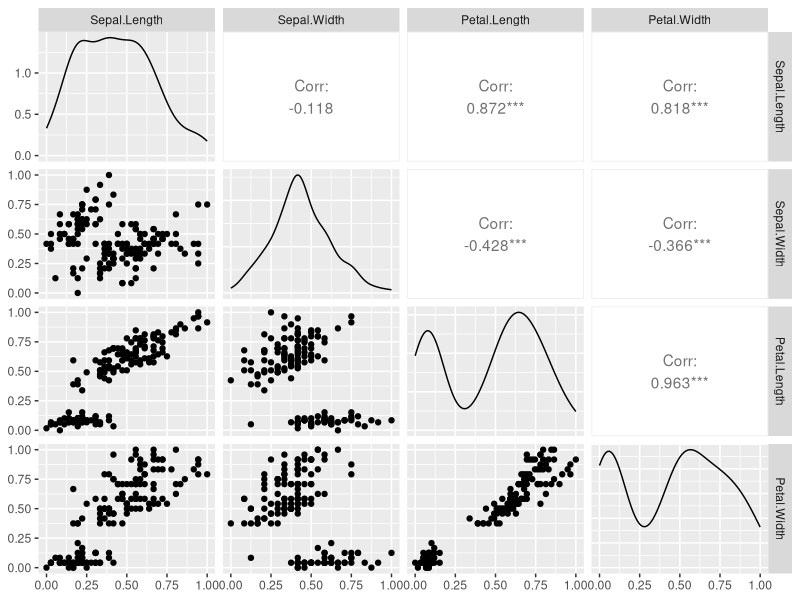
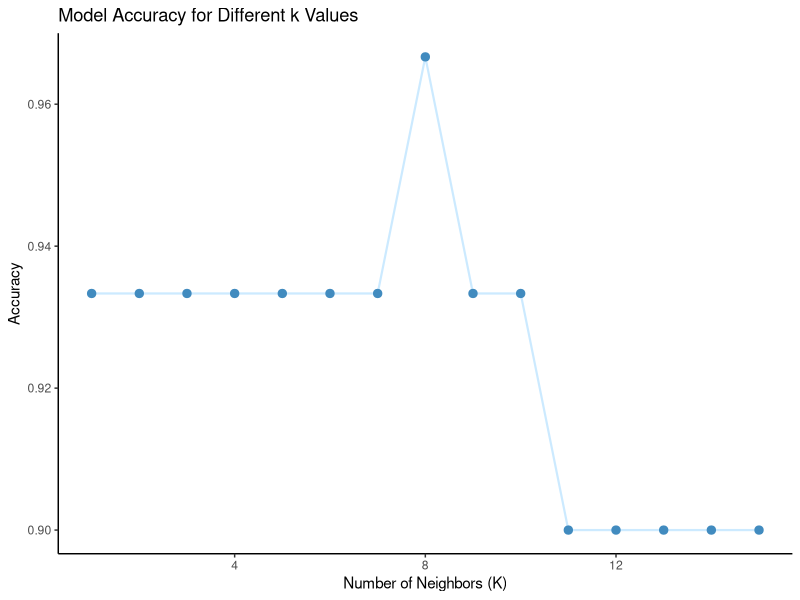

Generate these figures, in order, with R:
### K-Nearest Neighbours in R ###

# examining the dataset

data(iris)
str(iris)
summary(iris)

# making this example reproducible
set.seed(12)

# shuffling rows
random <- runif(nrow(iris))
iris_random <- iris[order(random), ]
head(iris_random)

# a user-defined normalization function
normal <- function(x) {
  return(((x - min(x)) / (max(x) - min(x))))
}

# new shuffled-dataset
iris_new <- as.data.frame(lapply(iris_random[, -5], normal))
summary(iris_new)

# graph (correlation)
install.packages("GGally")
library(GGally)
ggpairs(iris_new)

# using 80% of dataset as training set and 20% as test set (120+30)
train_iris <- iris_new[1:120, ]
test_iris <- iris_new[121:150, ]
train_label <- iris_random[1:120, 5]
test_label <- iris_random[121:150, 5]

# kNN modeling
install.packages("class")
library(class)
knn_pred <- knn(train = train_iris, test = test_iris, cl = train_label, k = 3)

# output
table(test_label, knn_pred)

# another table (extra / optional)
install.packages("gmodels")
library(gmodels)
CrossTable(x = test_label, y = knn_pred, prob.chisq = F)

# calculating accuracy
accuracy <- sum(knn_pred == test_label) / length(test_label)
accuracy

## Optimizing k ##
k_values <- 1:15

# calculating accuracy for each k value
accuracy_values <- sapply(k_values, function(k) {
  classifier_knn <- knn(train = train_iris, 
                        test = test_iris, 
                        cl = train_label, 
                        k = k)
  1 - mean(classifier_knn != test_label)
})

accuracy_data <- data.frame(K = k_values, Accuracy = accuracy_values)

# visualization
library(ggplot2)
ggplot(accuracy_data, aes(x = K, y = Accuracy)) +
  geom_line(color = "#CCEAFF", size = .75) +
  geom_point(color = "#418BBF", size = 2.5) +
  labs(title = "Model Accuracy for Different k Values",
       x = "Number of Neighbors (K)",
       y = "Accuracy") +
  theme_classic()
